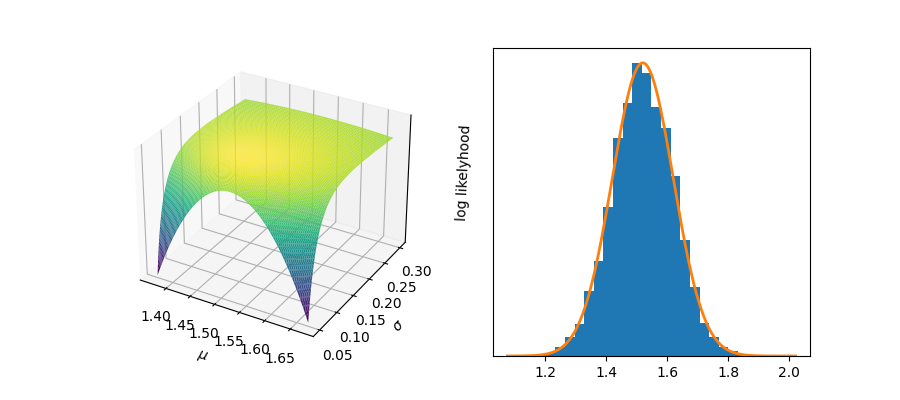

Here is the Python script that generated this plot:
import numpy as np
from mpl_toolkits import mplot3d
import matplotlib
import matplotlib.pyplot as plt
import IPython
import pathlib

path = pathlib.Path(__file__).parent
mu, sigma = 1.52, 0.1
observations = np.random.normal(mu, sigma, (10000))
MU, SIGMA = np.meshgrid(np.linspace(mu-0.1*mu, mu+0.1*mu, 100), np.logspace(np.log10(sigma-0.5*sigma), np.log10(sigma+2*sigma), 100))

def normal(x: np.ndarray, mu: float, sigma: float) -> np.ndarray:
    """
    """
    return 1/(sigma*np.sqrt(2*np.pi)) * np.exp(-0.5*((x-mu)/sigma)**2)

def log_likelyhood(mu: np.ndarray, sigma: np.ndarray, observations: np.ndarray) -> float:
    """
    returns the log likelyhood of the observations given the parameters of the normal law
    """
    observations = np.expand_dims(observations, tuple(range(len(mu.shape))))
    mu, sigma = mu[..., None], sigma[..., None]
    return np.sum(-0.5*((observations - mu)/sigma)**2 - np.log(sigma*np.sqrt(2*np.pi)), axis=-1)

LL = log_likelyhood(MU, SIGMA, observations)

# LL -= LL.min() - 1.0E-9

# plot likelyhood
fig = plt.figure(figsize=[9, 4])
ax = fig.add_subplot(121, projection="3d")
ax.plot_surface(MU, SIGMA, LL, rstride=1, cstride=1, cmap='viridis', edgecolor='none')
ax.set_xlabel("$\mu$")
ax.set_ylabel("$\sigma$")
ax.set_zlabel("log likelyhood")
ax.set_zticks([])

# plot histogram
ax = fig.add_subplot(122)
ax.hist(observations, bins=30, density=True)
x = np.linspace(observations.min(), observations.max(), 1000)
y = normal(x, mu, sigma)
ax.plot(x, y, linewidth=2.)
ax.set_yticks([])

fig.savefig(path / "log_likelyhood.png", transparent=True)
plt.show()

IPython.embed()